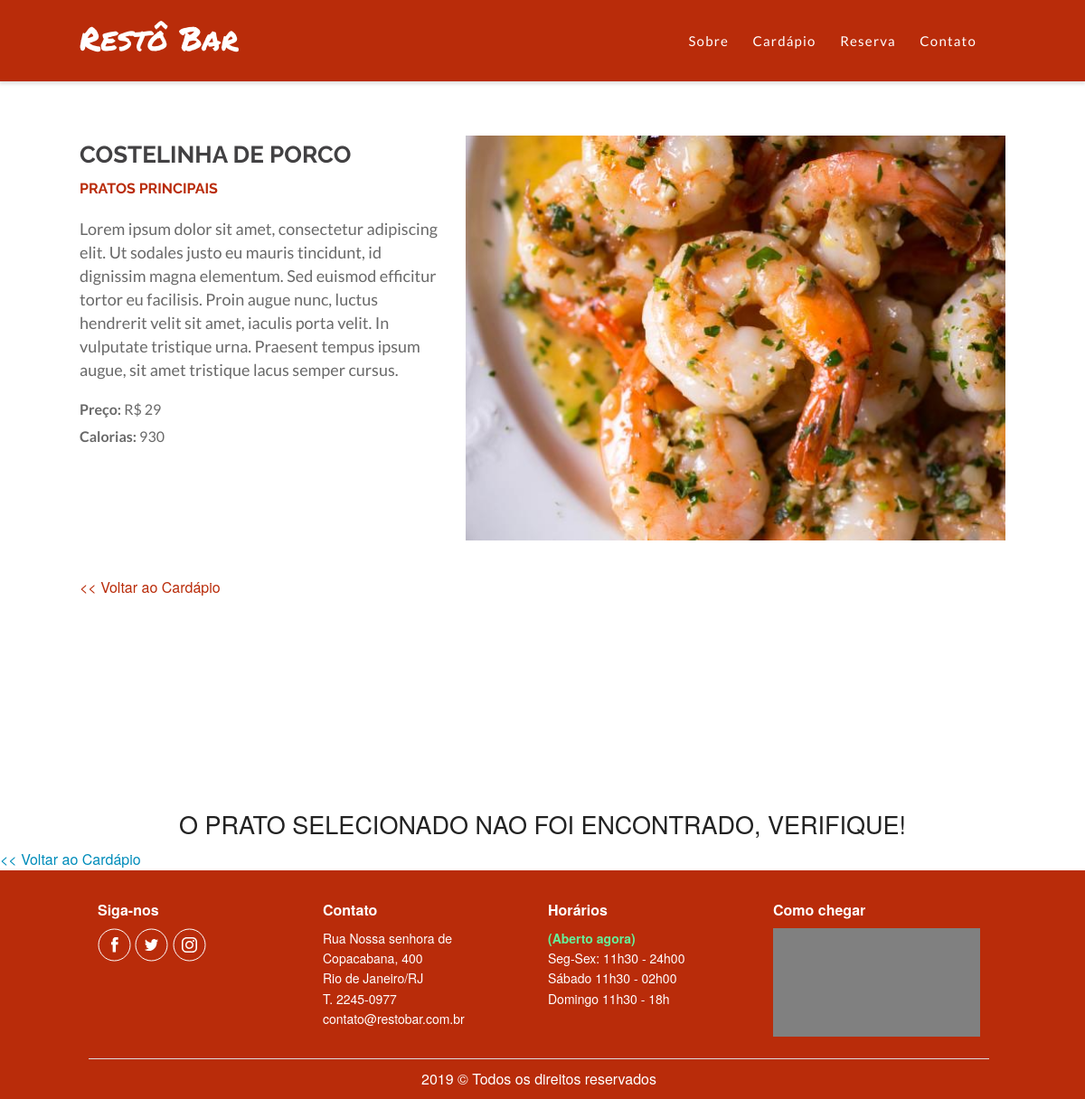
Page /prato.php?prato=costelinha on the committed database.
### tables this page shows
CREATE TABLE `pratos` (
  `codigo` varchar(30) NOT NULL,
  `nome` varchar(50) NOT NULL,
  `categoria` varchar(50) NOT NULL,
  `descricao` varchar(1000) NOT NULL,
  `preco` float NOT NULL,
  `calorias` int(11) NOT NULL,
  `destaque` tinyint(1) NOT NULL
);

### prato.php (the view)
<?php include 'header.php'; ?>
<?php $prato = $_GET['prato'];
    $server = 'localhost';
    $user = 'root';
    $password = '';
    $db_name = 'restaurante';
    $port = '3306';
    $db_connect = new mysqli($server,$user,$password,$db_name,$port);
    mysqli_set_charset($db_connect, "utf8");
    if ($db_connect->connect_error) {
        echo 'Erro ao conectar ao Banco de Dados. ' .  $db_connect->connect_error;
    } else{
        $query = "SELECT * FROM `pratos` WHERE codigo = '$prato'";
        $result = $db_connect->query($query);
        while($row =  $result->fetch_assoc()){  ?>
        <div class="product-page small-11 large-12 columns no-padding small-centered">
            <div class="global-page-container">
                <div class="product-section">
                    <div class="product-info small-12 large-5 columns no-padding">
                        <h3><?php echo $row['nome']; ?></h3>
                        <h4><?php echo $row['categoria']; ?></h4>
                        <p><?php echo $row['descricao']; ?>
                        </p>
                        <h5><b>Preço: </b>R$ <?php echo $row['preco']; ?></h5>
                        <h5><b>Calorias: </b><?php echo $row['calorias']; ?></h5>
                    </div>
                    <div class="product-picture small-12 large-7 columns no-padding">
                        <img src="img/cardapio/camarao-alho.jpg" alt="camarao">
                    </div>
                </div>
                <div class="go-back small-12 columns no-padding">
                    <a href="cardapio.php"><< Voltar ao Cardápio</a>
                </div>
            </div>
        </div>
       <?php }
    }
    ?>
    <?php if ($row['nome'] == NULL) {
        echo '<h3 style="text-align:center">O PRATO SELECIONADO NAO FOI ENCONTRADO, VERIFIQUE!</h3>';
        ?>
        <div class="go-back small-12 columns no-padding">
                    <a href="cardapio.php"><< Voltar ao Cardápio</a>
                </div>
        <?php
    } ?>
<?php include 'footer.php'; ?>

### css/style.css (style rules this page uses)
.column, .columns { padding-left: 10px; padding-right: 10px; }
.no-padding { padding-right: 0; padding-left: 0; }
.global-page-container { width: 100%; display: inline-block; margin: auto; height: 100%; }
@media only screen and (min-width: 64em) and (max-width: 90em) { .global-page-container { width: 1024px; } }
.product-page { padding: 60px 0 60px 0; min-height: 100vh; text-align: center; }
.product-page .product-section .product-info { text-align: left; position: relative; }
.product-page .product-section .product-info h3 { font-family: 'Raleway', sans-serif; font-weight: 700; font-size: 22px; margin-bottom: 8px; color: #424143; text-transform: uppercase; }
.product-page .product-section .product-info h4 { color: #B92C0A; text-transform: uppercase; font-family: 'Raleway', sans-serif; font-size: 14px; font-weight: 700; }
.product-page .product-section .product-info h5 { font-family: 'lato', 'sans-serif'; color: #696969; font-size: 14px; }
.product-page .product-section .product-info p { font-family: 'lato', 'sans-serif'; color: #696969; font-size: 16px; line-height: 24px; margin-top: 20px; }
.product-page .product-section .product-picture img { width: 100%; height: auto; }
.product-page .go-back { text-align: left; padding-top: 40px; }
.product-page .go-back a, .product-page .go-back a:visited { color: #B92C0A; }
@media only screen and (min-width: 64em) and (max-width: 90em) { .product-page .product-section .product-info { padding-right: 20px; } }
@media only screen and (min-width: 64em) and (max-width: 90em) { .product-page .product-section .product-info h3 { font-size: 26px; } }
@media only screen and (min-width: 64em) and (max-width: 90em) { .product-page .product-section .product-info h4 { font-size: 16px; } }
@media only screen and (min-width: 64em) and (max-width: 90em) { .product-page .product-section .product-info h5 { font-size: 16px; } }
@media only screen and (min-width: 64em) and (max-width: 90em) { .product-page .product-section .product-info p { font-size: 18px; line-height: 26px; } }

### rows in the picture
pratos: nome "COSTELINHA DE PORCO", categoria "PRATOS PRINCIPAIS", descricao "Lorem ipsum dolor sit amet, consectetur adipiscing elit. Ut sodales justo eu mauris tincidunt, id dignissim magna elementum. Sed euismod efficitur tortor eu facilisis. Proin augue nunc, luctus hendrerit velit sit amet, iaculis porta velit. In vulputate tristique urna. Praesent tempus ipsum augue, sit amet tristique lacus semper cursus.", preco "29", calorias "930"

### other values in the picture
$texto_horario "(Aberto agora)"
